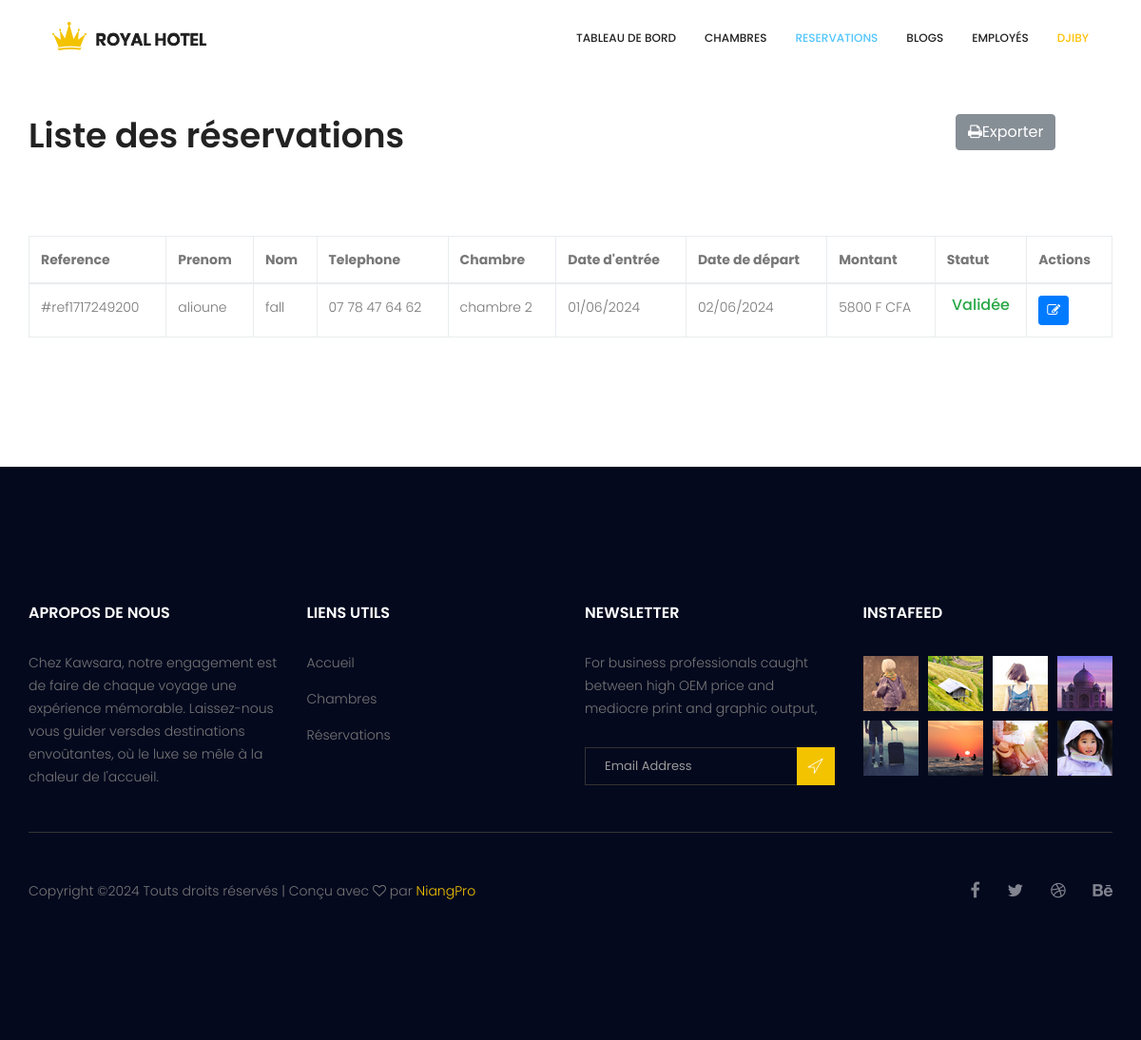
Screenshot of /?page=reservationAdmin (signed in) with the database file from the repository.
### tables this page shows
CREATE TABLE `reservations` (
  `id` int(11) NOT NULL,
  `reference` varchar(255) NOT NULL,
  `date_debut` date NOT NULL,
  `date_fin` date NOT NULL,
  `prix_total` float NOT NULL,
  `client_id` int(11) NOT NULL,
  `chambre_id` int(11) NOT NULL,
  `statut` int(11) NOT NULL
);

CREATE TABLE `users` (
  `id` int(11) NOT NULL,
  `prenom` varchar(50) NOT NULL,
  `nom` varchar(20) NOT NULL,
  `adresse` varchar(255) NOT NULL,
  `tel` varchar(20) NOT NULL,
  `cni` varchar(20) NOT NULL,
  `email` varchar(255) NOT NULL,
  `motdepasse` varchar(255) NOT NULL,
  `role` varchar(50) NOT NULL
);

CREATE TABLE `chambres` (
  `id` int(11) NOT NULL,
  `nom` varchar(255) NOT NULL,
  `prix` double NOT NULL,
  `description` text NOT NULL,
  `image` varchar(255) NOT NULL,
  `statut` int(11) NOT NULL DEFAULT 0
);

### models/database.php (called while the page is built, shortened)
<?php
try {
    $db = new PDO("mysql:host=localhost;dbname=kawsara", "root", "");
} catch (PDOException $th) {
    setMessage($th->getMessage(), "danger");
}
function recupererTousLesReservations(){
    global $db;
    try {
        $q = $db->prepare("SELECT r.id as id, u.tel as tel , u.prenom as prenomclient, u.nom as nomclient, r.statut as statut, prix_total, c.nom as nomchambre, date_debut, date_fin, reference
                            FROM reservations r, chambres c, users u
                            WHERE r.chambre_id = c.id AND r.client_id = u.id");
        $q->execute();
        return $q->fetchAll(PDO::FETCH_OBJ);
    } catch (PDOException $th) {
        setMessage($th->getMessage(), "danger");
    }
}

### views/reservationAdmin.php (the view, shortened to what this page needs)
<section class="accomodation_area section_gap">
    <div class="container">
        <div class="section_title row">
            <h2 class="title_color col-md-10">Liste des réservations</h2>
            <div class="col-md-2">
            <a href="#" onclick="exporter('print')" class="btn btn-secondary"><i class="fa fa-print"></i>Exporter</a>
            </div>
        </div>
        <div id="print">
            <table id="myTable" class="table table-bordered">
                <thead>
                    <tr>
                        <th>Reference</th>
                        <th>Prenom</th>
                        <th>Nom</th>
                        <th>Telephone</th>
                        <th>Chambre</th>
                        <th>Date d'entrée</th>
                        <th>Date de départ</th>
                        <th>Montant</th>
                        <th>Statut</th>
                        <th>Actions</th>
                    </tr>
                </thead>
                <tbody>
                    <?php foreach($reservations as $r): ?>
                        <tr>
                            <td><?= $r->reference ?></td>
                            <td><?= $r->prenomclient ?></td>
                            <td><?= $r->nomclient ?></td>
                            <td><?= $r->tel ?></td>
                            <td><?= $r->nomchambre ?></td>
                            <td><?= date("d/m/Y",strtotime($r->date_debut)) ?></td>
                            <td><?= date("d/m/Y",strtotime($r->date_fin)) ?></td>
                            <td><?= $r->prix_total ?> F CFA</td>
                            <td class="text-center h6">
                                <?php if($r->statut == 0): ?>
                                    <span class="text-primary">En attente</span>
                                <?php elseif($r->statut == 1): ?>
                                    <span class="text-success">Validée</span>
                                <?php else: ?>
                                    <span class="text-danger">Rejetée</span>
                                <?php endif; ?>
                            </td>
                            <td>
                                <a href="?page=reservationAdmin&type=edit&id=<?= $r->id ?> " title="editer" class="btn btn-primary btn-sm"><i class="fa fa-edit"></i></a>
                            </td>
                        </tr>
                    <?php endforeach; ?>
                </tbody>
            </table>
        </div>
    </div>
</section>

### assets/css/style.css (style rules this page uses)
a { text-decoration: none; -webkit-transition: all 0.3s ease-in-out; -o-transition: all 0.3s ease-in-out; transition: all 0.3s ease-in-out; }
body { line-height: 24px; font-size: 14px; font-family: "Poppins", sans-serif; font-weight: 300; color: #777777; }
section { background: #fff; }
h1, h2, h3, h4, h5, h6 { font-family: "Poppins", sans-serif; font-weight: 600; }
@media (min-width: 1200px) { .container { max-width: 1170px; } }
.section_gap { padding: 120px 0; }
.section_title { margin-bottom: 75px; }
.section_title h2 { font-size: 36px; line-height: 45px; font-weight: 600; }
.title_color { color: #222222; }
h2 { font-size: 30px; }
h1, h2, h3, h4, h5, h6 { line-height: 1.5em; }

### rows the page displays
reservations: reference "#ref1717249200", client.prenom "alioune", client.nom "fall", client.tel "07 78 47 64 62", chambre.nom "chambre 2", date_debut "01/06/2024", date_fin "02/06/2024", prix_total "5800", statut "Validée"

### other values shown
$_SESSION["user"]->prenom "DJIBY"
